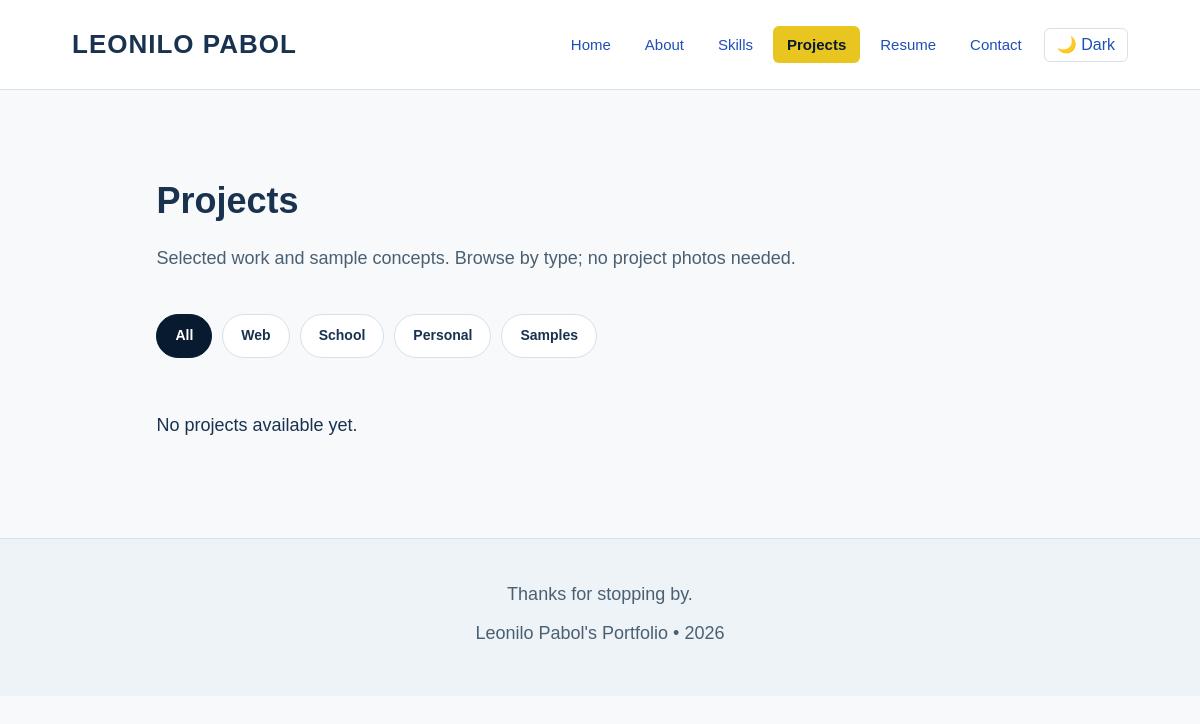
/projects.php, run on an earlier commit of the app's database.
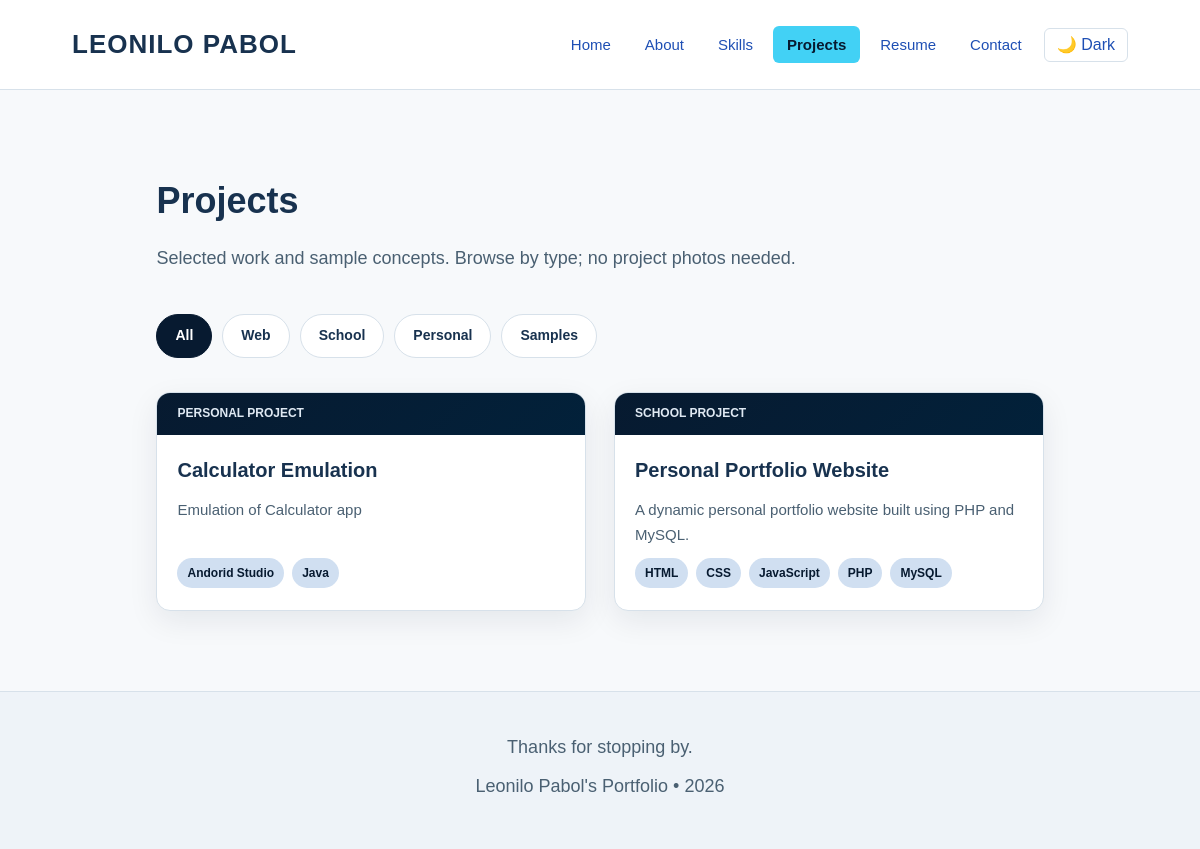
And on a later commit of the database.
### tables this page shows
CREATE TABLE `settings` (
  `id` tinyint(3) unsigned NOT NULL DEFAULT 1,
  `website_title` varchar(150) NOT NULL DEFAULT 'Leonilo Pabol',
  `logo_path` varchar(255) DEFAULT NULL,
  `appearance_color` char(7) NOT NULL DEFAULT '#e8c61f',
  PRIMARY KEY (`id`)
);

CREATE TABLE `projects` (
  `id` int(11) NOT NULL AUTO_INCREMENT,
  `title` varchar(150) NOT NULL,
  `description` text NOT NULL,
  `category` varchar(50) NOT NULL DEFAULT 'school',
  `technologies` varchar(255) DEFAULT NULL,
  `project_image` varchar(255) DEFAULT NULL,
  `project_url` varchar(255) DEFAULT NULL,
  `created_at` timestamp NOT NULL DEFAULT current_timestamp(),
  PRIMARY KEY (`id`)
);

### includes/site_settings.php (called while the page is built, shortened)
<?php
function validateWebsiteLogoPath(string $path): bool {
    if ($path === "") {
        return true;
    }
    return !preg_match('#(^|/)\.\.?(/|$)#', $path);
}
function getWebsiteSettings(PDO $pdo): array {
    $defaults = [
        "website_title" => "Leonilo Pabol",
        "logo_path" => "",
        "appearance_color" => "#e8c61f"
    ];
    try {
        $stmt = $pdo->prepare(
            "SELECT website_title, logo_path, appearance_color
             FROM settings
             WHERE id = ?"
        );
        $stmt->execute([1]);
        $settings = $stmt->fetch();
    } catch (Throwable $error) {
        return $defaults;
    }
    if (!$settings) {
        return $defaults;
    }
    $websiteTitle = trim((string) ($settings["website_title"] ?? ""));
    $logoPath = trim((string) ($settings["logo_path"] ?? ""));
    $appearanceColor = (string) ($settings["appearance_color"] ?? "");
    return [
        "website_title" => $websiteTitle !== "" ? $websiteTitle : $defaults["website_title"],
        "logo_path" => validateWebsiteLogoPath($logoPath) ? $logoPath : "",
        "appearance_color" => preg_match('/^#[0-9A-Fa-f]{6}$/D', $appearanceColor)
            ? $appearanceColor
            : $defaults["appearance_color"]
    ];
}

### projects.php (the view, shortened to what this page needs)
<?php
require_once __DIR__ . '/includes/db.php';
require_once __DIR__ . '/includes/site_settings.php';
$websiteSettings = getWebsiteSettings($pdo);
$stmt = $pdo->query("SELECT * FROM projects ORDER BY created_at DESC");
$projects = $stmt->fetchAll();
?>
<!DOCTYPE html>
<html lang="en">
<head>
<link rel="stylesheet" href="css/style.css">
</head>
<body>
<header>
 <a href="index.php" class="brand"><?php if ($websiteSettings['logo_path'] !== ''): ?><img src="<?= htmlspecialchars($websiteSettings['logo_path'], ENT_QUOTES, 'UTF-8') ?>" alt="<?= htmlspecialchars($websiteSettings['website_title'], ENT_QUOTES, 'UTF-8') ?>" style="max-height:52px;max-width:220px;width:auto;object-fit:contain;"><?php else: ?><?= htmlspecialchars(strtoupper($websiteSettings['website_title']), ENT_QUOTES, 'UTF-8') ?><?php endif; ?></a>
  <div class="navbar">
    <ul class="nav-links">
      <li><a href="index.php">Home</a></li>
      <li><a href="about.html">About</a></li>
      <li><a href="skills.php">Skills</a></li>
      <li><a href="projects.php">Projects</a></li>
      <li><a href="resume.php">Resume</a></li>
      <li><a href="contact.php">Contact</a></li>
    </ul>
    <button class="theme-toggle" aria-label="Toggle dark mode">🌙 Dark</button>
  </div>
</header>
<section class="section">
  <div class="wrap">
    <h1 class="section-title">Projects</h1>
    <p class="section-sub">Selected work and sample concepts. Browse by type; no project photos needed.</p>
    <div class="filter-row">
      <button class="filter-btn active" data-filter="all">All</button>
      <button class="filter-btn" data-filter="web">Web</button>
      <button class="filter-btn" data-filter="school">School</button>
      <button class="filter-btn" data-filter="personal">Personal</button>
      <button class="filter-btn" data-filter="sample">Samples</button>
    </div>
   <div class="projects-grid">
    <?php if (count($projects) > 0): ?>
        <?php foreach ($projects as $project): ?>
            <div class="project-card"
     data-category="<?= htmlspecialchars($project['category'], ENT_QUOTES, 'UTF-8') ?>"
                 data-title="<?= htmlspecialchars($project['title'], ENT_QUOTES, 'UTF-8') ?>"
                 data-full-desc="<?= htmlspecialchars($project['description'], ENT_QUOTES, 'UTF-8') ?>">
                <div class="project-kind">
    <?= htmlspecialchars(ucfirst($project['category']), ENT_QUOTES, 'UTF-8') ?> Project
</div>
                <div class="project-body">
                    <h3>
                        <?= htmlspecialchars($project['title'], ENT_QUOTES, 'UTF-8') ?>
                    </h3>
                    <p>
                        <?= htmlspecialchars($project['description'], ENT_QUOTES, 'UTF-8') ?>
                    </p>
                    <div class="tag-row">
                        <?php
                        $technologies = explode(',', $project['technologies'] ?? '');
                        foreach ($technologies as $technology):
                            if (trim($technology) !== ""):
                        ?>
                            <span class="tag">
                                <?= htmlspecialchars(trim($technology), ENT_QUOTES, 'UTF-8') ?>
                            </span>
                        <?php
                            endif;
                        endforeach;
                        ?>
                    </div>
                </div>
            </div>
        <?php endforeach; ?>
    <?php else: ?>
        <p>No projects available yet.</p>
    <?php endif; ?>
</div>
  </div>
</section>
<footer>
  <p>Thanks for stopping by.</p>
  <p>Leonilo Pabol's Portfolio • <span id="year"></span></p>
</footer>
</body>
</html>

What changed in the data, as far as the page shows it:
added settings: website_title "LEONILO PABOL"
added projects: category "PERSONAL", title "Calculator Emulation", description "Emulation of Calculator app", technologies "Andorid Studio", technologies "Java"
added projects: category "SCHOOL", title "Personal Portfolio Website", description "A dynamic personal portfolio website built using PHP and MySQL.", technologies "HTML", technologies "CSS", technologies "JavaScript", technologies "PHP", technologies "MySQL"
Also different on the page:
$websiteSettings['website_title']: "LEONILO PABOL" → (not shown)
text no longer shown: "No projects available yet."
